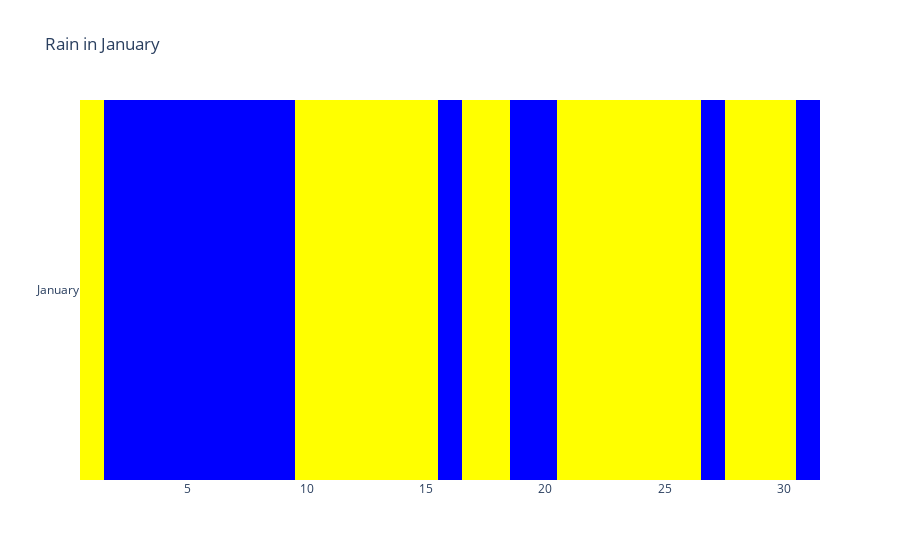

The code cell stored with this chart in its notebook:
### Code cell
import plotly.graph_objects as go
import numpy as np

# Filter the weather data for the month of January
january_data = weather_data[weather_data["Month"] == 1]

# Create an empty matrix to store the rain data
matrix = np.zeros((1, max_days[0]))

# Iterate over each day in January
for day in range(1, max_days[0] + 1):
    is_rainy = january_data[january_data["Day"] == day]["bool_rainday"].values[0]
    matrix[0, day - 1] = 1 if is_rainy else 0

# Create the heatmap figure
fig = go.Figure(data=go.Heatmap(z=matrix, colorscale=[[0, 'yellow'], [1, 'blue']],
                               x=list(range(1, max_days[0] + 1)), y=["January"],
                               showscale=False))

# Set the layout for the heatmap
fig.update_layout(title="Rain in January",
                  xaxis=dict(showgrid=False, zeroline=False, showticklabels=True),
                  yaxis=dict(showgrid=False, zeroline=False, showticklabels=True))

# Show the heatmap
fig.show()

### Figure 1 — Plotly figure (JSON) as saved in the notebook; plotly's stock layout.template omitted (floating-point values rounded to 4 significant figures)
{"data": [{"colorscale": [[0, "yellow"], [1, "blue"]], "showscale": false, "type": "heatmap", "x": [1, 2, 3, 4, 5, 6, 7, 8, 9, 10, 11, 12, 13, 14, 15, 16, 17, 18, 19, 20, 21, 22, 23, 24, 25, 26, 27, 28, 29, 30, 31], "y": ["January"], "z": [[0, 1, 1, 1, 1, 1, 1, 1, 1, 0, 0, 0, 0, 0, 0, 1, 0, 0, 1, 1, 0, 0, 0, 0, 0, 0, 1, 0, 0, 0, 1]]}], "layout": {"title": {"text": "Rain in January"}, "xaxis": {"showgrid": false, "showticklabels": true, "zeroline": false}, "yaxis": {"showgrid": false, "showticklabels": true, "zeroline": false}}}
